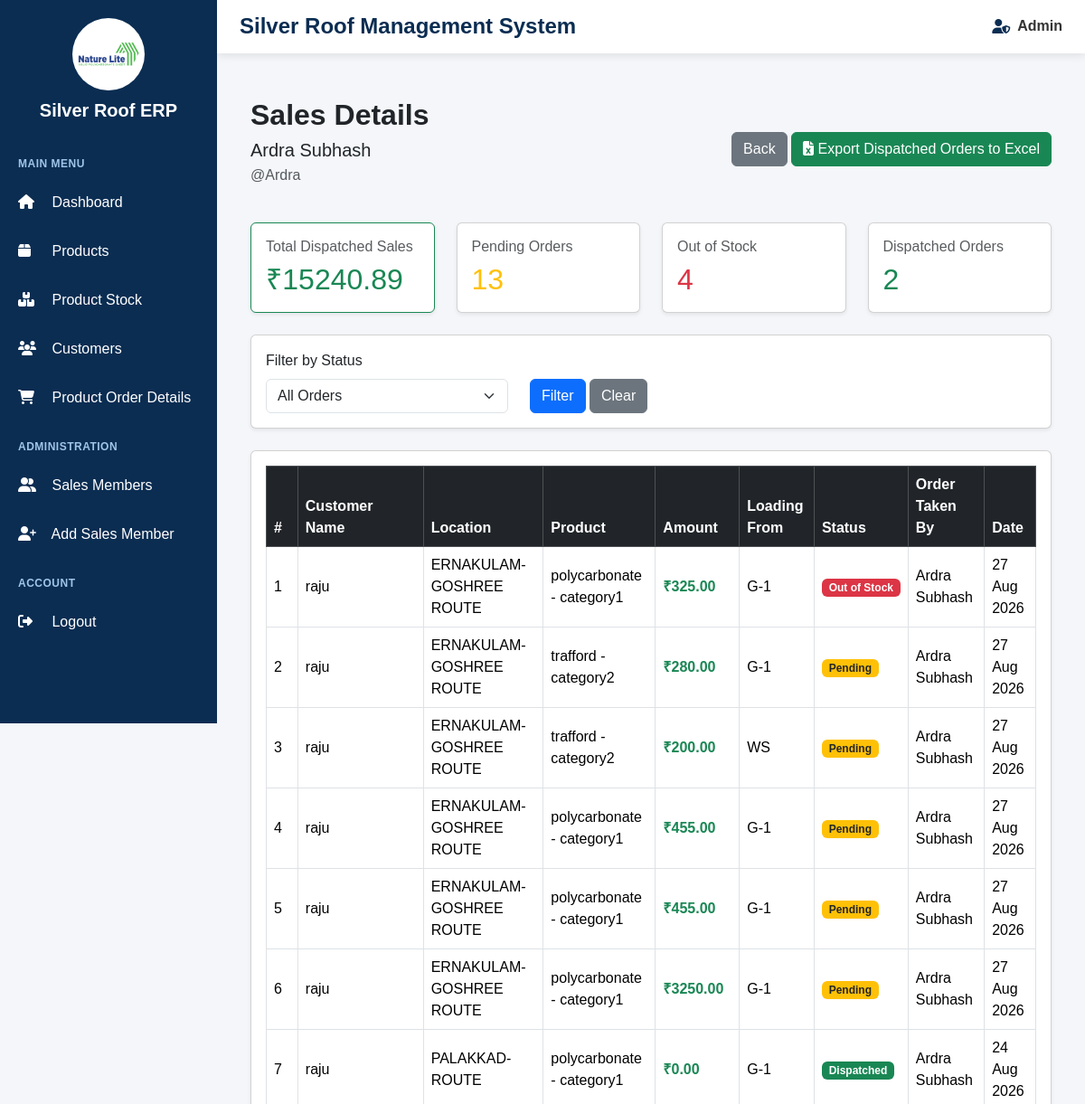
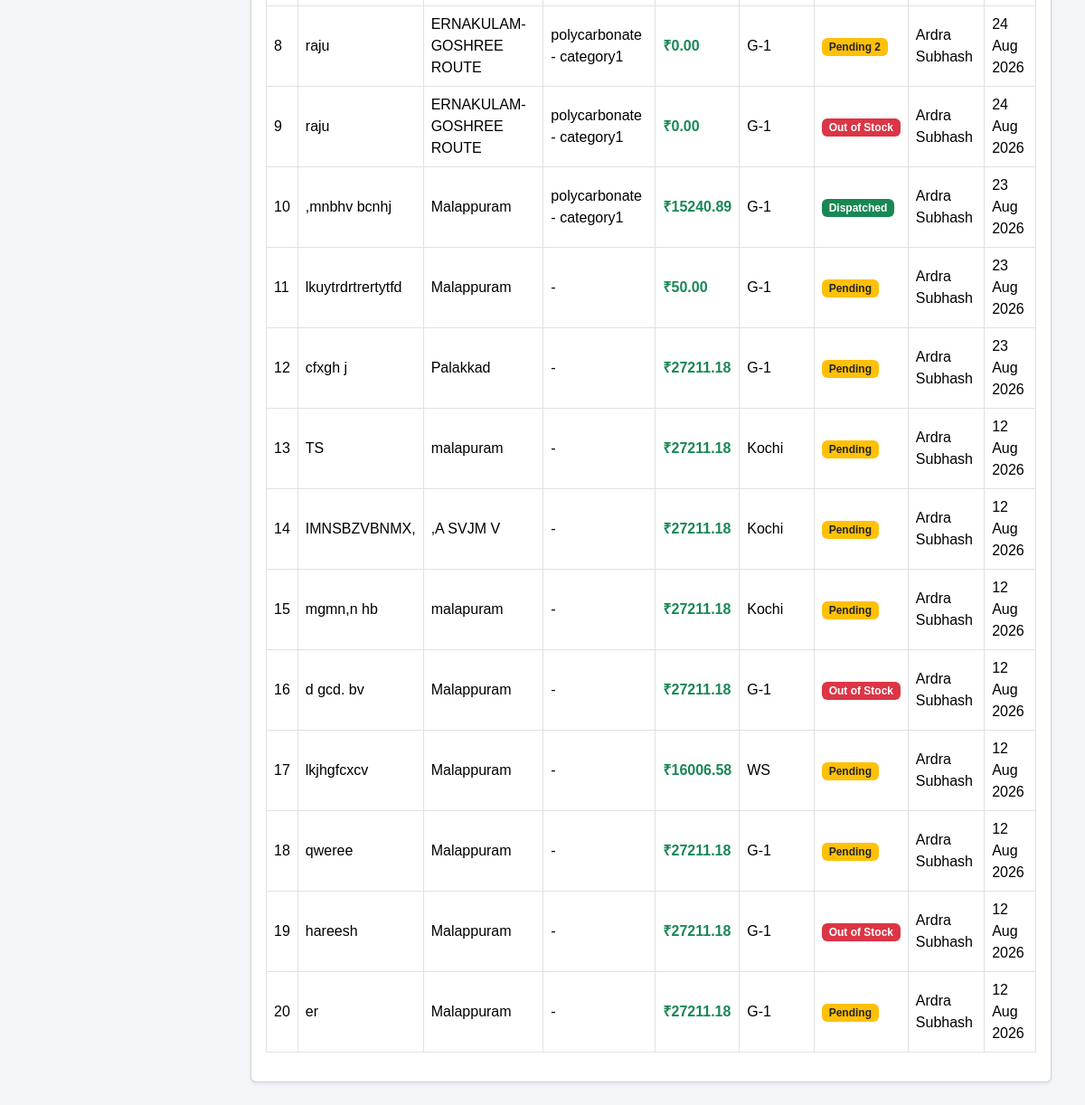
Screenshot of /sales-member/2/sales/ (signed in) with the database file from the repository (2 pictures, top to bottom).
### orders/models.py (models this page shows, shortened)
class Order(models.Model):
    STATUS_CHOICES = [
        ("Pending 1", "Pending 1"),
        ("Pending 2", "Pending 2"),
        ("Pending", "Pending"),
        ("Approved", "Approved"),
        ("Completed", "Completed"),
        ("Cancelled", "Cancelled"),
        ("Out of Stock", "Out of Stock"),
    ]
    LOADING_CHOICES = [
        ("G-1", "G-1"),
        ("WS", "WS"),
        ("PVR", "PVR"),
        ("G-2", "G-2"),
    ]
    DISPATCH_STATUS_CHOICES = [
        ("Not Dispatched", "Not Dispatched"),
        ("Dispatched", "Dispatched"),
    ]
    LOCATION_CHOICES = [
        ("ERNAKULAM-GOSHREE ROUTE", "ERNAKULAM-GOSHREE ROUTE"),
        ("ERNAKULAM-EDAPPALLY-ROUTE", "ERNAKULAM-EDAPPALLY-ROUTE"),
        ("PALAKKAD-ROUTE", "PALAKKAD-ROUTE"),
        ("WAYANAD-ROUTE", "WAYANAD-ROUTE"),
        ("CALICUT-ROUTE", "CALICUT-ROUTE"),
        ("NILABUR-MANCHERY-ROUTE", "NILABUR-MANCHERY-ROUTE"),
        ("NILABUR-PERINTHALMANNA-ROUTE", "NILABUR-PERINTHALMANNA-ROUTE"),
    ]
    sales_member = models.ForeignKey(
        User,
        on_delete=models.SET_NULL,
        null=True,
        blank=True,
        related_name="sales_orders",
    )
    customer_name = models.CharField(
        max_length=150,
    )
    phone = models.CharField(
        max_length=10,
        blank=True,
    )
    company_name = models.CharField(
        max_length=150,
        blank=True,
    )
    location = models.CharField(
        max_length=50,
        choices=LOCATION_CHOICES,
        blank=True,
    )
    address = models.TextField(
        blank=True,
    )
    product = models.ForeignKey(
        Product,
        on_delete=models.SET_NULL,
        null=True,
        blank=True,
        related_name="orders",
    )
    category = models.ForeignKey(
        Category,
        on_delete=models.PROTECT,
        related_name="orders",
        null=True,
        blank=True,
    )
    subcategory = models.ForeignKey(
        SubCategory,
        on_delete=models.SET_NULL,
        null=True,
        blank=True,
        related_name="orders",
    )
    subcategory_text = models.CharField(
        max_length=150,
        blank=True,
        null=True,
    )
    brand = models.ForeignKey(
        Brand,
        on_delete=models.SET_NULL,
        null=True,
        blank=True,
        related_name="orders",
    )
    thickness = models.ForeignKey(
        Thickness,
        on_delete=models.SET_NULL,
        null=True,
        blank=True,
        related_name="orders",
    )
    colour = models.ForeignKey(
        Colour,
        on_delete=models.SET_NULL,
        null=True,
        blank=True,
        related_name="orders",
    )
    colour_text = models.CharField(
        max_length=100,
        blank=True,
        null=True,
    )
    design = models.ForeignKey(
        Design,
        on_delete=models.SET_NULL,
        null=True,
        blank=True,
        related_name="orders",
    )
    design_text = models.CharField(
        max_length=100,
        blank=True,
        null=True,
    )
    core_number = models.CharField(
        max_length=100,
        blank=True,
    )
    size_text = models.CharField(
        max_length=100,
        blank=True,
        null=True,
    )
    width_ft = models.DecimalField(
        max_digits=10,
        decimal_places=2,
        null=True,
        blank=True,
    )
    width_meter = models.DecimalField(
        max_digits=10,
        decimal_places=4,
        null=True,
        blank=True,
    )
    length_ft = models.DecimalField(
        max_digits=10,
        decimal_places=2,
        default=0,
    )
    sheets = models.PositiveIntegerField(
        default=0,
    )
    sq_mtr = models.DecimalField(
        max_digits=12,
        decimal_places=2,
        default=0,
        null=True,
        blank=True,
    )
    sqm_price = models.DecimalField(
        max_digits=12,
        decimal_places=2,
        default=0,
        null=True,
        blank=True,
    )
    rate = models.DecimalField(
        max_digits=12,
        decimal_places=2,
        default=0,
    )
    amount = models.DecimalField(
        max_digits=14,
        decimal_places=2,
        default=0,
    )
    loading_from = models.CharField(
        max_length=50,
        choices=LOADING_CHOICES,
        blank=True,
    )
    order_taken_by = models.ForeignKey(
        User,
        on_delete=models.SET_NULL,
        null=True,
        blank=True,
        related_name="taken_orders",
    )
    remarks = models.TextField(
        blank=True,
        null=True,
    )
    status = models.CharField(
        max_length=20,
        choices=STATUS_CHOICES,
        default="Pending1",
    )
    dispatch_status = models.CharField(
        max_length=20,
        choices=DISPATCH_STATUS_CHOICES,
        default="Not Dispatched",
    )
    dispatch_date = models.DateField(
        null=True,
        blank=True,
    )
    dispatched_by = models.ForeignKey(
        User,
        on_delete=models.SET_NULL,
        null=True,
        blank=True,
        related_name="dispatched_orders",
    )
    created_at = models.DateTimeField(
        auto_now_add=True,
    )
    updated_at = models.DateTimeField(
        auto_now=True,
    )

### products/models.py (models this page shows, shortened)
class Product(models.Model):
    category = models.ForeignKey(
        Category,
        on_delete=models.CASCADE,
        related_name="products"
    )
    product_name = models.CharField(
        max_length=150,
        blank=True,
        null=True
    )
    subcategory = models.ForeignKey(
        SubCategory,
        on_delete=models.SET_NULL,
        related_name="products",
        blank=True,
        null=True
    )
    subcategory_text = models.CharField(
        max_length=100,
        blank=True,
        null=True
    )
    width = models.CharField(
        max_length=100,
        blank=True,
        null=True
    )
    brand = models.ForeignKey(
        Brand,
        on_delete=models.SET_NULL,
        related_name="products",
        blank=True,
        null=True
    )
    thickness = models.ForeignKey(
        Thickness,
        on_delete=models.SET_NULL,
        related_name="products",
        blank=True,
        null=True
    )
    colour = models.ForeignKey(
        Colour,
        on_delete=models.SET_NULL,
        related_name="products",
        blank=True,
        null=True
    )
    design = models.ForeignKey(
        Design,
        on_delete=models.SET_NULL,
        related_name="products",
        blank=True,
        null=True
    )
    width_ft = models.DecimalField(
        max_digits=8,
        decimal_places=2,
        default=0,
        blank=True,
        null=True
    )
    core_number = models.CharField(
        max_length=100,
        blank=True,
        null=True
    )
    sqt_rate = models.DecimalField(
        max_digits=10,
        decimal_places=2,
        default=0,
        blank=True,
        null=True
    )
    size = models.CharField(
        max_length=100,
        blank=True,
        null=True
    )
    def __str__(self):
        if self.product_name:
            return (
                f"{self.product_name} - "
                f"{self.category.name}"
            )
        if self.subcategory:
            return (
                f"{self.subcategory.name} - "
                f"{self.category.name}"
            )
        return (
            f"Product - "
            f"{self.category.name}"
        )

class SubCategory(models.Model):
    category = models.ForeignKey(
        Category,
        on_delete=models.CASCADE,
        related_name="subcategories"
    )
    name = models.CharField(
        max_length=100
    )

class Category(models.Model):
    name = models.CharField(
        max_length=100
    )

### accounts/views.py (the view)
@login_required
@user_passes_test(is_admin)
def sales_member_sales_detail(request, member_id):
    member = get_object_or_404(
        User,
        id=member_id,
        is_superuser=False
    )
    all_orders = Order.objects.filter(
    sales_member=member
).order_by("-updated_at")
    pending_count = all_orders.filter(
        status="Pending"
    ).count()
    dispatched_count = all_orders.filter(
        status="Completed"
    ).count()
    out_of_stock_count = all_orders.filter(
        status="Out of Stock"
    ).count()
    total_sales = all_orders.filter(
        status="Completed"
    ).aggregate(
        total=Sum("amount")
    )["total"] or 0
    return render(
        request,
        "accounts/sales_member_sales_detail.html",
        {
            "member": member,
            "orders": all_orders,
            "pending_count": pending_count,
            "dispatched_count": dispatched_count,
            "out_of_stock_count": out_of_stock_count,
            "total_sales": total_sales,
        }
    )

### accounts/views.py (called while the page is built)
def is_admin(user):
    return user.is_superuser

### accounts/templates/accounts/sales_member_sales_detail.html (shortened to what this page needs)
{% extends 'base.html' %}
{% block content %}
<div class="container-fluid mt-4">
    <div class="d-flex justify-content-between align-items-center mb-4">
        <div>
            <h2 class="fw-bold">
                Sales Details
            </h2>
            <h5 class="mb-1">
                {% if member.first_name or member.last_name %}
                    {{ member.first_name }} {{ member.last_name }}
                {% else %}
                    {{ member.username }}
                {% endif %}
            </h5>
            <p class="text-muted">
                @{{ member.username }}
            </p>
        </div>
        <div>
            <a href="{% url 'sales_list' %}"
               class="btn btn-secondary">
                Back
            </a>
            <a href="{% url 'export_sales_member_excel' member.id %}"
               class="btn btn-success">
                <i class="fa fa-file-excel"></i>
                Export Dispatched Orders to Excel
            </a>
        </div>
    </div>
    <div class="row mb-4">
        <div class="col-md-3">
            <div class="card shadow-sm border-success">
                <div class="card-body">
                    <h6 class="text-muted">
                        Total Dispatched Sales
                    </h6>
                    <h2 class="text-success mb-0">
                        ₹{{ total_sales|floatformat:2 }}
                    </h2>
                </div>
            </div>
        </div>
        <div class="col-md-3">
            <div class="card shadow-sm">
                <div class="card-body">
                    <h6 class="text-muted">
                        Pending Orders
                    </h6>
                    <h2 class="mb-0 text-warning">
                        {{ pending_count }}
                    </h2>
                </div>
            </div>
        </div>
        <div class="col-md-3">
            <div class="card shadow-sm">
                <div class="card-body">
                    <h6 class="text-muted">
                        Out of Stock
                    </h6>
                    <h2 class="mb-0 text-danger">
                        {{ out_of_stock_count }}
                    </h2>
                </div>
            </div>
        </div>
        <div class="col-md-3">
            <div class="card shadow-sm">
                <div class="card-body">
                    <h6 class="text-muted">
                        Dispatched Orders
                    </h6>
                    <h2 class="mb-0 text-success">
                        {{ dispatched_count }}
                    </h2>
                </div>
            </div>
        </div>
    </div>
    <div class="card shadow-sm mb-4">
        <div class="card-body">
            <form method="GET">
                <div class="row align-items-end">
                    <div class="col-md-4">
                        <label class="form-label">
                            Filter by Status
                        </label>
                        <select name="status"
                                class="form-select">
                            <option value="">
                                All Orders
                            </option>
                        </select>
                    </div>
                    <div class="col-md-3">
                        <button type="submit"
                                class="btn btn-primary">
                            Filter
                        </button>
                        <a href="{% url 'sales_member_sales_detail' member.id %}"
                           class="btn btn-secondary">
                            Clear
                        </a>
                    </div>
                </div>
            </form>
        </div>
    </div>
    <div class="card shadow-sm">
        <div class="card-body">
            <div class="table-responsive">
                <table class="table table-bordered table-hover align-middle">
                    <thead class="table-dark">
                        <tr>
                            <th>#</th>
                            <th>Customer Name</th>
                            <th>Location</th>
                            <th>Product</th>
                            <th>Amount</th>
                            <th>Loading From</th>
                            <th>Status</th>
                            <th>Order Taken By</th>
                            <th>Date</th>
                        </tr>
                    </thead>
                    <tbody>
                        {% for order in orders %}
                        <tr>
                            <td>
                                {{ forloop.counter }}
                            </td>
                            <td>
                                {{ order.customer_name }}
                            </td>
                            <td>
                                {{ order.location|default:"-" }}
                            </td>
                            <td>
                                {% if order.product %}
                                    {{ order.product }}
                                {% else %}
                                    -
                                {% endif %}
                            </td>
                            <td class="fw-bold text-success">
                                ₹{{ order.amount|floatformat:2 }}
                            </td>
                            <td>
                                {{ order.loading_from|default:"-" }}
                            </td>
                            <td>
                                {% if order.status == "Completed" %}
                                    <span class="badge bg-success">
                                        Dispatched
                                    </span>
                                {% elif order.status == "Out of Stock" %}
                                    <span class="badge bg-danger">
                                        Out of Stock
                                    </span>
                                {% else %}
                                    <span class="badge bg-warning text-dark">
                                        {{ order.status }}
                                    </span>
                                {% endif %}
                            </td>
                            <td>
                                {% if order.order_taken_by %}
                                    {{ order.order_taken_by.get_full_name|default:order.order_taken_by.username }}
                                {% elif order.sales_member %}
                                    {{ order.sales_member.get_full_name|default:order.sales_member.username }}
                                {% else %}
                                    -
                                {% endif %}
                            </td>
                            <td>
                                {{ order.updated_at|date:"d M Y" }}
                            </td>
                        </tr>
                        {% endfor %}
                    </tbody>
                </table>
            </div>
        </div>
    </div>
</div>
{% endblock %}

### templates/base.html (style rules this page uses)
* { box-sizing: border-box; }
body { margin: 0; font-family: Arial, sans-serif; background: #f4f6f9; }

### rows the page displays
Order: customer_name "raju", location "ERNAKULAM-GOSHREE ROUTE", product "polycarbonate - category1", amount "325.00", loading_from "G-1", status "Out of Stock", order_taken_by.get_full_name "Ardra Subhash", updated_at "27 Aug 2026"
Order: customer_name "raju", location "ERNAKULAM-GOSHREE ROUTE", product "trafford - category2", amount "280.00", loading_from "G-1", status "Pending", order_taken_by.get_full_name "Ardra Subhash", updated_at "27 Aug 2026"
Order: customer_name "raju", location "ERNAKULAM-GOSHREE ROUTE", product "trafford - category2", amount "200.00", loading_from "WS", status "Pending", order_taken_by.get_full_name "Ardra Subhash", updated_at "27 Aug 2026"
Order: customer_name "raju", location "ERNAKULAM-GOSHREE ROUTE", product "polycarbonate - category1", amount "455.00", loading_from "G-1", status "Pending", order_taken_by.get_full_name "Ardra Subhash", updated_at "27 Aug 2026"
Order: customer_name "raju", location "ERNAKULAM-GOSHREE ROUTE", product "polycarbonate - category1", amount "455.00", loading_from "G-1", status "Pending", order_taken_by.get_full_name "Ardra Subhash", updated_at "27 Aug 2026"
Order: customer_name "raju", location "ERNAKULAM-GOSHREE ROUTE", product "polycarbonate - category1", amount "3250.00", loading_from "G-1", status "Pending", order_taken_by.get_full_name "Ardra Subhash", updated_at "27 Aug 2026"
Order: customer_name "raju", location "PALAKKAD-ROUTE", product "polycarbonate - category1", amount "0.00", loading_from "G-1", status "Dispatched", sales_member.get_full_name "Ardra Subhash", updated_at "24 Aug 2026"
Order: customer_name "raju", location "ERNAKULAM-GOSHREE ROUTE", product "polycarbonate - category1", amount "0.00", loading_from "G-1", status "Pending 2", order_taken_by.get_full_name "Ardra Subhash", updated_at "24 Aug 2026"
Order: customer_name "raju", location "ERNAKULAM-GOSHREE ROUTE", product "polycarbonate - category1", amount "0.00", loading_from "G-1", status "Out of Stock", order_taken_by.get_full_name "Ardra Subhash", updated_at "24 Aug 2026"
Order: customer_name ",mnbhv bcnhj", location "Malappuram", product "polycarbonate - category1", amount "15240.89", loading_from "G-1", status "Dispatched", sales_member.get_full_name "Ardra Subhash", updated_at "23 Aug 2026"
Order: customer_name "lkuytrdrtrertytfd", location "Malappuram", amount "50.00", loading_from "G-1", status "Pending", sales_member.get_full_name "Ardra Subhash", updated_at "23 Aug 2026"
Order: customer_name "cfxgh j", location "Palakkad", amount "27211.18", loading_from "G-1", status "Pending", sales_member.get_full_name "Ardra Subhash", updated_at "23 Aug 2026"
Order: customer_name "TS", location "malapuram", amount "27211.18", loading_from "Kochi", status "Pending", sales_member.get_full_name "Ardra Subhash", updated_at "12 Aug 2026"
Order: customer_name "IMNSBZVBNMX,", location ",A SVJM V", amount "27211.18", loading_from "Kochi", status "Pending", sales_member.get_full_name "Ardra Subhash", updated_at "12 Aug 2026"
Order: customer_name "mgmn,n hb", location "malapuram", amount "27211.18", loading_from "Kochi", status "Pending", sales_member.get_full_name "Ardra Subhash", updated_at "12 Aug 2026"
Order: customer_name "d gcd. bv", location "Malappuram", amount "27211.18", loading_from "G-1", status "Out of Stock", sales_member.get_full_name "Ardra Subhash", updated_at "12 Aug 2026"
Order: customer_name "lkjhgfcxcv", location "Malappuram", amount "16006.58", loading_from "WS", status "Pending", sales_member.get_full_name "Ardra Subhash", updated_at "12 Aug 2026"
Order: customer_name "qweree", location "Malappuram", amount "27211.18", loading_from "G-1", status "Pending", sales_member.get_full_name "Ardra Subhash", updated_at "12 Aug 2026"
Order: customer_name "hareesh", location "Malappuram", amount "27211.18", loading_from "G-1", status "Out of Stock", sales_member.get_full_name "Ardra Subhash", updated_at "12 Aug 2026"
Order: customer_name "er", location "Malappuram", amount "27211.18", loading_from "G-1", status "Pending", sales_member.get_full_name "Ardra Subhash", updated_at "12 Aug 2026"

### other values shown
{{ member.first_name }} "Ardra"
{{ member.last_name }} "Subhash"
{{ member.username }} "Ardra"
{{ total_sales|floatformat:2 }} "15240.89"
{{ pending_count }} "13"
{{ out_of_stock_count }} "4"
{{ dispatched_count }} "2"
